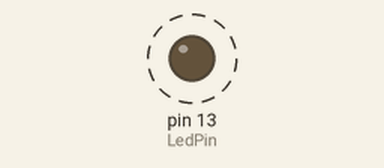
The sketch below on a simulated Arduino Uno, built with avr-gcc and run on an emulated ATmega328P. On the bench: output pins drawn as LEDs (lit = HIGH). Dashed ring = blinking.

Above: at 0.05 s.
Timing chart, 0 to 3.0 s (numbered marks = the images above):
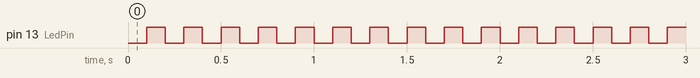

Measured:
- by itself, pin 13 (LedPin): alternates HIGH for 0.10 s and LOW for 0.10 s

The sketch:

lab1__arduino.ino
```cpp
// Лаболаторна робота №1
// Код для плати Arduino uno
//
// Автор: Калюта Дмитро
// Група: РС-31мп

#define LedPin 13

void setup() {
  // put your setup code here, to run once:
  pinMode(LedPin, OUTPUT);
}

void loop() {
  // put your main code here, to run repeatedly:
  digitalWrite(LedPin, LOW);  // Подати на пін низький рівень (0)
  delay(100);   // затримка
  digitalWrite(LedPin, HIGH);   // Подати на пін високий рівень (1)
  delay(100); // затримка
}
```
